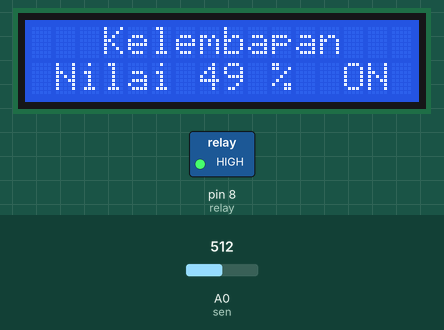
Recording of a sketch running on a simulated Arduino Uno, built with avr-gcc and run on an emulated ATmega328P. On the bench: 16×2 character LCD, switched loads named in the sketch (green lamp = pin HIGH). The test bench sets the inputs (shaded band); at power-on: A0 (sen) = 512. What the sketch prints to the serial monitor is not drawn.

Above: at 1.2 s.
1.3 s: A0 (sen) set to 791
At 3.2 s:
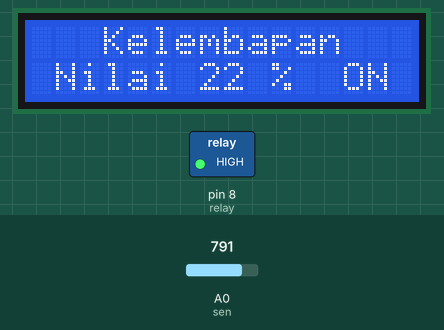
3.6 s: A0 (sen) set to 825
At 5.4 s:
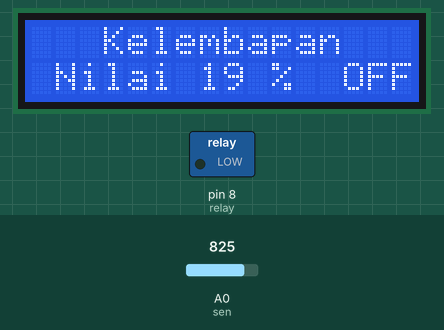
5.7 s: A0 (sen) set to 900
At 6.9 s:
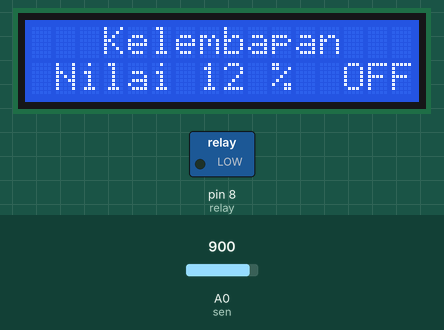
Timing chart, 0 to 8.7 s (numbered marks = the images above; inputs shaded):
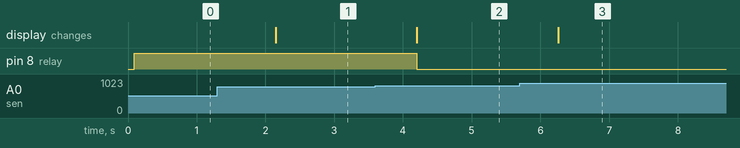

Measured:
- the behaviour switches between 808 and 809 on A0 (sen) (found by bisection; images 1 and 2)
- after the input at 1.3 s, the display: changes after 0.85 s (image 1)
- after the input at 3.6 s, pin 8 (relay): HIGH → LOW after 0.60 s; the display: changes after 0.60 s (image 2)
- after the input at 5.7 s, the display: changes after 0.56 s (image 3)

The sketch:

monitoring_kokao.ino
```cpp
#include <Wire.h>
#include <LiquidCrystal_I2C.h>

// Set the LCD address to 0x27 for a 16 chars and 2 line display
LiquidCrystal_I2C lcd(0x27, 16, 2);

int sen = A0;
int relay = 8;

int hasil;

void setup() {
  // put your setup code here, to run once:
  Serial.begin(9600);
  pinMode(sen, INPUT);
  pinMode(relay, OUTPUT);
  lcd.begin();

}

void loop() {
  // put your main code here, to run repeatedly:
  int kelembapan= analogRead(sen);
  hasil = ( 100 - ( (kelembapan/1023.00) * 100 ) );
  Serial.println(hasil);
  lcd.clear();
  lcd.setCursor(3, 0);
  lcd.print("Kelembapan");
  lcd.setCursor(1, 1);
  lcd.print("Nilai :");
  lcd.setCursor(7, 1);
  lcd.print(hasil);
  lcd.setCursor(10, 1);
  lcd.print("%");


  if (hasil > 20){
    digitalWrite(relay, HIGH);
    lcd.setCursor(13, 1);
    lcd.print("ON");
  }else{
    digitalWrite(relay, LOW);
    lcd.setCursor(13, 1);
    lcd.print("OFF");
  }

  delay(1000);

}
```
